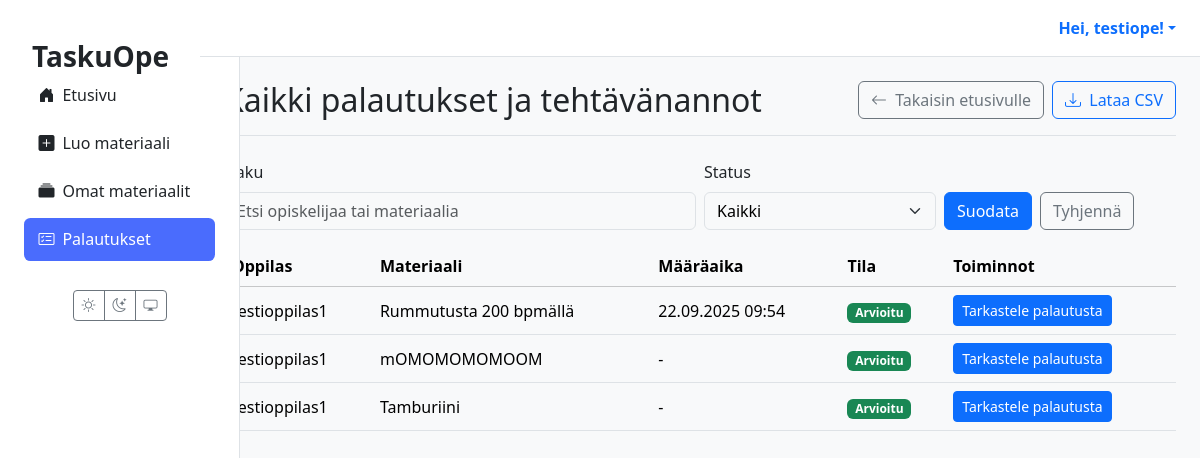
The page /palautukset/ (signed in) on the database as committed earlier.
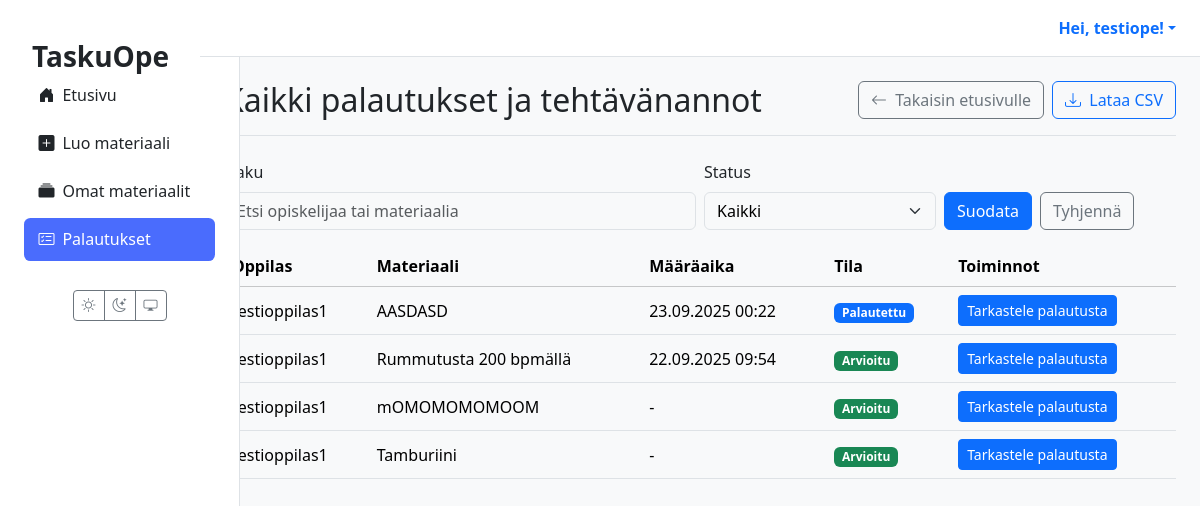
The same page on the database as committed later.
### materials/models.py (models this page shows, shortened)
class Assignment(models.Model):
    class Status(models.TextChoices):
        ASSIGNED     = "ASSIGNED",     _("Annettu")
        IN_PROGRESS  = "IN_PROGRESS",  _("Kesken")
        SUBMITTED    = "SUBMITTED",    _("Palautettu")
        GRADED       = "GRADED",       _("Arvioitu")
    id = models.UUIDField(primary_key=True, default=uuid.uuid4, editable=False)
    material = models.ForeignKey(
        Material,
        on_delete=models.CASCADE
    )
    student = models.ForeignKey(
        settings.AUTH_USER_MODEL,
        related_name='assignments',
        on_delete=models.CASCADE,
        limit_choices_to={'role': 'STUDENT'}
    )
    assigned_by = models.ForeignKey(
        settings.AUTH_USER_MODEL,
        related_name='assigned_tasks',
        on_delete=models.CASCADE,
        limit_choices_to={'role': 'TEACHER'}
    )
    due_at = models.DateTimeField(null=True, blank=True)
    status = models.CharField(
        max_length=20,
        choices=Status.choices,
        default=Status.ASSIGNED,
    )
    draft_response = models.TextField(blank=True, null=True)
    created_at = models.DateTimeField(auto_now_add=True)
    class Meta:
        constraints = [
            models.UniqueConstraint(
                fields=['material', 'student'],
                name='unique_assignment_per_student'
            ),
        ]
        indexes = [
            models.Index(fields=['status']),
            models.Index(fields=['due_at']),
            models.Index(fields=['student']),
            models.Index(fields=['assigned_by']),
        ]

class Material(models.Model):
    class MaterialType(models.TextChoices):
        TASK = 'tehtävä', 'Tehtävä'
        LEARNING_MATERIAL = 'oppimateriaali', 'Oppimateriaali'
        TEST = 'testi', 'Testi'
        EXAM = 'koe', 'Koe'
        VIDEO = 'video', 'Video'
        GAME = 'peli', 'Peli'
    class Status(models.TextChoices):
        DRAFT = 'DRAFT', 'Draft'
        PENDING_APPROVAL = 'PENDING', 'Pending Approval'
        APPROVED = 'APPROVED', 'Approved'
        REJECTED = 'REJECTED', 'Rejected'
    GRADE_CHOICES = [(str(i), f"{i}. luokka") for i in range(1, 10)]
    id = models.UUIDField(primary_key=True, default=uuid.uuid4, editable=False)
    title = models.CharField(max_length=255)
    content = models.TextField(help_text="The raw content generated by the AI.")
    structured_content = models.JSONField(null=True, blank=True, help_text="Parsed content, e.g., quiz questions.")
    material_type = models.CharField(max_length=50, choices=MaterialType.choices, default=MaterialType.TASK)
    subject = models.CharField(max_length=100, null=True, blank=True)
    grade_level = models.CharField(max_length=20, choices=GRADE_CHOICES, null=True, blank=True)
    audience = models.JSONField(null=True, blank=True, help_text="e.g., {'learning_styles': ['visual'], 'languages': ['en', 'fi']}")
    author = models.ForeignKey(settings.AUTH_USER_MODEL, related_name='authored_materials', on_delete=models.CASCADE, limit_choices_to={'role': 'TEACHER'})
    prompt = models.ForeignKey(Prompt, on_delete=models.SET_NULL, null=True, blank=True)
    status = models.CharField(max_length=50, choices=Status.choices, default=Status.DRAFT)
    version = models.IntegerField(default=1)
    parent = models.ForeignKey('self', on_delete=models.SET_NULL, null=True, blank=True, related_name='versions')
    created_at = models.DateTimeField(auto_now_add=True)
    updated_at = models.DateTimeField(auto_now=True)

### users/models.py (models this page shows)
class CustomUser(AbstractUser):
    class Role(models.TextChoices):
        TEACHER = 'TEACHER', 'Teacher'
        STUDENT = 'STUDENT', 'Student'
    role = models.CharField(max_length=50, choices=Role.choices)

### materials/views.py (the view, shortened to what this page needs)
# urls.py: path("palautukset/", views.view_all_submissions_view, name="view_all_submissions"),
@login_required(login_url='kirjaudu')
def view_all_submissions_view(request):
    if request.user.role != 'TEACHER':
        messages.error(request, "Vain opettajat voivat nähdä tämän sivun.")
        return redirect('dashboard')
    q = (request.GET.get("q") or "").strip()
    st = request.GET.get("status")  # SUBMITTED | GRADED | None
    base = (Assignment.objects
            .filter(assigned_by=request.user)
            .select_related('material', 'student')
            .order_by('-created_at'))
    if st in ("SUBMITTED", "GRADED"):
        base = base.filter(status=st)
    page = Paginator(base, 20).get_page(request.GET.get("page"))
    return render(request, 'assignments/submissions_list.html', {
        'assignments': page,  # paginator page object
        'q': q,
        'status': st or "",
    })

### templates/assignments/submissions_list.html (shortened to what this page needs)
{% extends 'partials/base.html' %}
{% load static %}
{% block content %}
<div class="container-fluid">
<div class="d-flex flex-wrap gap-2 justify-content-between align-items-center mb-4 border-bottom pb-3">
  <h1 class="h2 mb-0">Kaikki palautukset ja tehtävänannot</h1>
  <div class="d-flex gap-2">
    <a href="{% url 'dashboard' %}" class="btn btn-outline-secondary">
      <i class="bi bi-arrow-left me-1"></i> Takaisin etusivulle
    </a>
    <a class="btn btn-outline-primary"
       href="{% url 'export_submissions_csv' %}?q={{ q|urlencode }}&status={{ status|urlencode }}">
       <i class="bi bi-download me-1"></i> Lataa CSV
    </a>
  </div>
</div>
  <form class="row g-2 align-items-end mb-3" method="get" action=".">
    <div class="col-12 col-md-6">
      <label class="form-label">Haku</label>
      <input class="form-control" type="search" name="q" value="{{ q }}" placeholder="Etsi opiskelijaa tai materiaalia">
    </div>
    <div class="col-12 col-md-3">
      <label class="form-label">Status</label>
      <select class="form-select" name="status">
        <option value="" {% if not status %}selected{% endif %}>Kaikki</option>
      </select>
    </div>
    <div class="col-12 col-md-3 d-flex gap-2">
      <button class="btn btn-primary" type="submit">Suodata</button>
      <a class="btn btn-outline-secondary" href=".">Tyhjennä</a>
    </div>
  </form>
  <section class="assignments-list">
    <div class="table-responsive">
      <table class="table table-hover align-middle">
        <thead class="table-light">
          <tr>
            <th scope="col">Oppilas</th>
            <th scope="col">Materiaali</th>
            <th scope="col">Määräaika</th>
            <th scope="col">Tila</th>
            <th scope="col">Toiminnot</th>
          </tr>
        </thead>
        <tbody>
          {% for assignment in assignments %}
          <tr>
            <td>{{ assignment.student.get_full_name|default:assignment.student.username }}</td>
            <td>{{ assignment.material.title }}</td>
            <td>{{ assignment.due_at|date:"d.m.Y H:i"|default:"-" }}</td>
            <td>
              <span class="badge
                {% if assignment.status == 'GRADED' %}bg-success
                {% elif assignment.status == 'SUBMITTED' %}bg-primary
                {% elif assignment.status == 'IN_PROGRESS' %}bg-warning text-dark
                {% else %}bg-secondary{% endif %}">
                {{ assignment.get_status_display }}
              </span>
            </td>
            <td>
              {% with sub=assignment.submissions.last %}
                {% if sub %}
                  <a class="btn btn-sm btn-primary" href="{% url 'grade_submission' submission_id=sub.id %}">
                    Tarkastele palautusta
                  </a>
                {% else %}
                  <button class="btn btn-sm btn-secondary" disabled>Ei palautusta</button>
                {% endif %}
              {% endwith %}
            </td>
          </tr>
          {% empty %}
          <tr>
            <td colspan="5" class="text-center">
              <div class="alert alert-secondary mb-0">Yhtään tehtävää ei ole vielä annettu.</div>
            </td>
          </tr>
          {% endfor %}
        </tbody>
      </table>
    </div>
  </section>
</div>
{% endblock %}

Rows that differ between the two databases and show on the page:
added Assignment: student.get_full_name "testioppilas1", material "AASDASD", due_at "23.09.2025 00:22", status "Palautettu"
